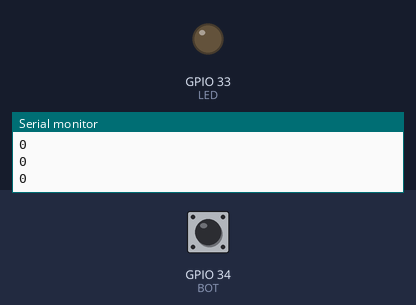
Recording of a sketch running on a simulated ESP32. Parts: output pins drawn as LEDs (lit = HIGH), the last lines printed to the serial monitor. The inputs (shaded band) are chosen by the test bench; at power-on: GPIO 34 (BOT) LOW.

Above: at 1.8 s.
1.9 s: GPIO 34 (BOT) pulled HIGH for 0.6 s
At 2.4 s:
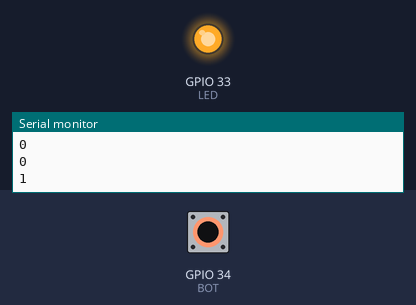
4.0 s: GPIO 34 (BOT) pulled HIGH for 3.2 s
At 8.3 s:
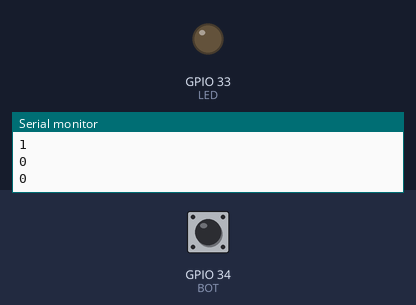
Timing chart, 0 to 9.8 s (numbered marks = the images above; inputs shaded):
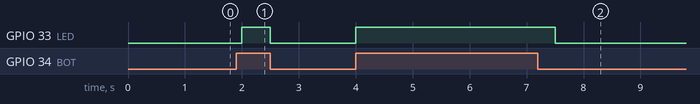

The sketch:

Led_boton_16223.ino
```cpp
//LED con boton


#define LED 33
#define BOT 34
void setup() {
  pinMode(LED,OUTPUT);
  pinMode(BOT,INPUT);

  Serial.begin(115200);

}

void loop() {
  bool button_status= digitalRead(BOT);
  Serial.println(button_status);

  if(button_status){

    digitalWrite(LED,HIGH);
  }

  else {
     digitalWrite(LED,LOW);

  }

  delay(500);
}
```

Measured:
- after the input at 1.9 s, GPIO 33 (LED): LOW → HIGH after 0.10 s, → LOW 0.50 s later
- after the input at 4.0 s, GPIO 33 (LED): LOW → HIGH at once, → LOW 3.5 s later
